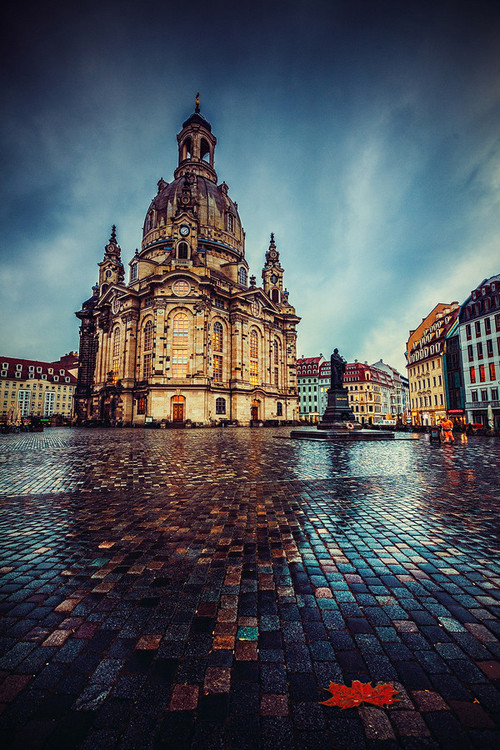
//> input picture CH1/ImageBlur/ImageBlur/1.jpg, 500 x 750 px
$ ./main   (built with g++ and OpenCV 4)
//> lines starting //> are read from the running program, lines starting //| are printed output that depends on the picture
#include <opencv2/highgui/highgui.hpp>
#include <opencv2/imgproc/imgproc.hpp>
using namespace cv;
int main(){
	Mat srcImage = imread("1.jpg");
//> srcImage is the input picture: 750 rows x 500 cols, CV_8UC3; mean B, G, R 87.9, 81.4, 76.8
	imshow("原图：均值滤波", srcImage);

	Mat dstImage;
	blur(srcImage, dstImage, Size(7, 7));
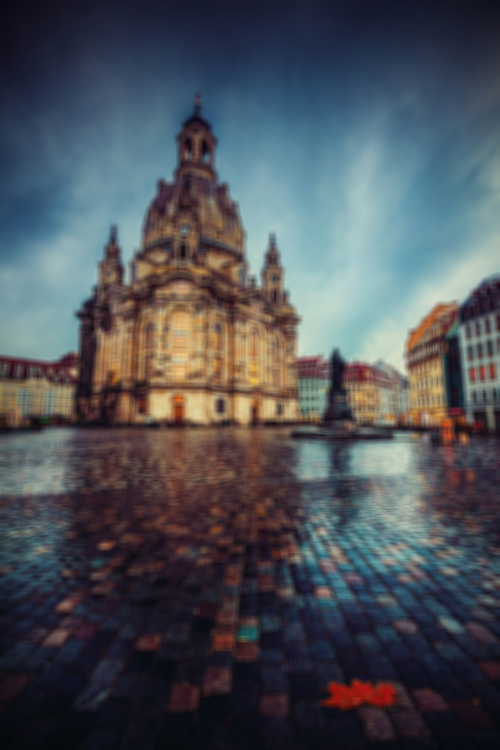
//> dstImage: 750 rows x 500 cols, CV_8UC3; mean B, G, R 87.9, 81.4, 76.8
	imshow("效果图：均值滤波（7,7）", dstImage);

	blur(srcImage, dstImage, Size(15, 15));
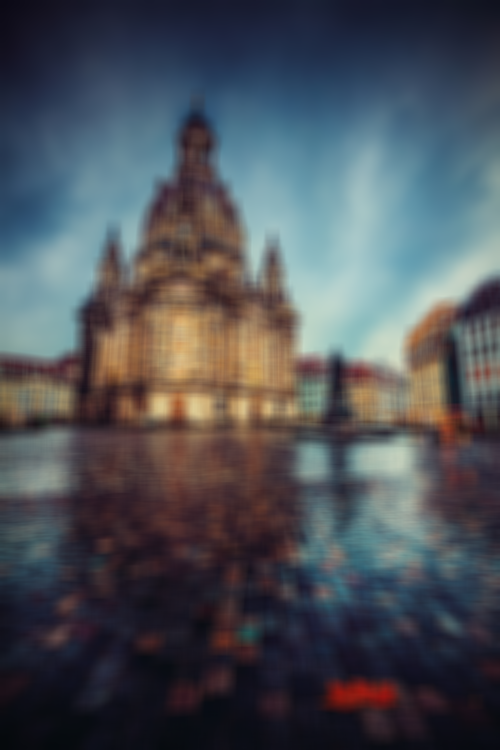
//> dstImage: 750 rows x 500 cols, CV_8UC3; mean B, G, R 87.9, 81.4, 76.8
	imshow("效果图：均值滤波（15,15）", dstImage);

	waitKey(0);
}
